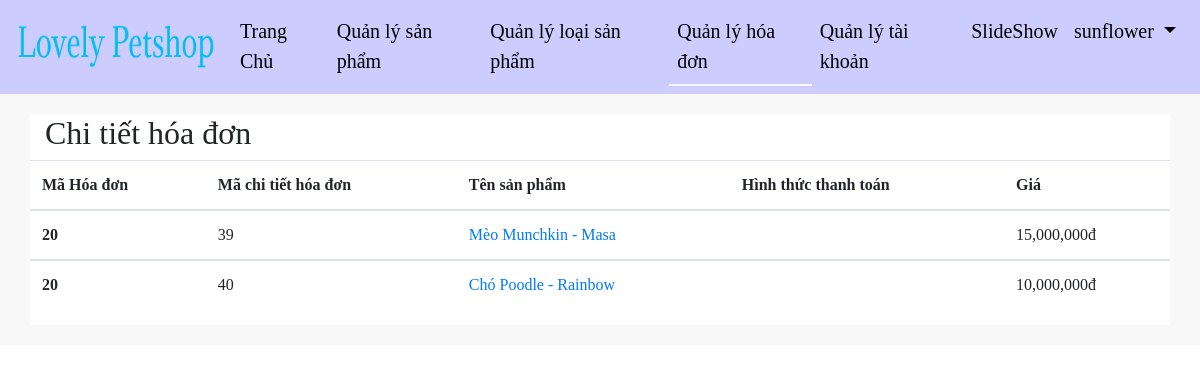
Screenshot of /application/LovePets/orderdetailBill.php?orderid=20 (signed in) with the database file from the repository.
### tables this page shows
CREATE TABLE `orderdetail` (
  `OrderDetailId` int(11) NOT NULL,
  `ProductId` int(11) NOT NULL,
  `OrderId` int(11) NOT NULL
);

CREATE TABLE `product` (
  `ProductId` int(11) NOT NULL,
  `ProductName` varchar(200) NOT NULL,
  `Price` decimal(12,2) NOT NULL,
  `Description` text NOT NULL,
  `RealName` varchar(200) NOT NULL,
  `DateUpdate` datetime DEFAULT current_timestamp(),
  `ImageProduct` varchar(200) NOT NULL,
  `SaleId` int(11) DEFAULT NULL,
  `CategoryId` int(11) NOT NULL,
  `StatusProduct` varchar(200) NOT NULL
);

### application/LovePets/orderdetailBill.php (the view, shortened to what this page needs)
<!DOCTYPE html>
<html>
    <head>
    </head>
    <body style="font-family: serif">
        <?php include 'menuAdmin.php'; ?>
        <div style="background-color:rgb(248,248,248);">
            <form method="post" style="padding-top:20px;padding-bottom: 20px ">
                <div class="container" style="background-color:white;">
                    <div class="row">
                        <div class="col-md-12">
                            <h2>Chi tiết hóa đơn</h2>
                        </div>
                    </div>
                    <div class="row">
                        <table class="table table-hover">
                            <thead>
                                <tr>
                                    <th scope="col">Mã Hóa đơn</th>
                                    <th scope="col">Mã chi tiết hóa đơn</th>
                                    <th scope="col">Tên sản phẩm</th>
                                    <th scope="col">Hình thức thanh toán</th>
                                    <th scope="col">Giá</th>
                                </tr>
                            </thead>
                            <?php
                            $orderid = $_GET['orderid'];
                            include 'connection.php';
                            $sql = "select * from orderdetail od , product p where od.ProductId = p.ProductId  and OrderId =$orderid";
                            $result = $conn->query($sql);
                            if ($result->num_rows > 0) {
                                while ($row = $result->fetch_array()) {
                                    $idc = $row['ProductId'];
                                      $sql = "select  od.OrderId,od.OrderDetailId,p.ProductName,o.PayForm,ImageProduct,Price,p.ProductId from orderproduct o, orderdetail od , product p where  od.ProductId = p.ProductId and o.OrderId = od.OrderId and p.ProductId=$idc and od.OrderId= $orderid";
                            $result1 = $conn->query($sql);
                            if ($result1->num_rows > 0) {
                                while ($row = $result1->fetch_array()) {
                                      $check = false;
                                    $id = $row['ProductId'];
                                    $namep = $row['ProductName'];
                                    $odp = $row['OrderId'];
                                    $odd = $row['OrderDetailId'];
                                    $Price = $row['Price'];
                                    $namep = $row['ProductName'];
                                }
                            }
                            else{
                                echo $conn->error;
                            }
                                    ?>
                                    <tbody>
                                        <tr>
                                            <th scope="row"><?php echo $odp; ?></th>
                                            <td>  <?php echo $odd; ?></td>
                                            <td><a href="displayOrderdetailProduct.php?id_product=<?php echo $id; ?>"><?php echo $namep; ?></a></td>
                                            <td><?php
                                                ?></td>
                                            <td><?php
                                                if ($check == false) {
                                                    echo number_format($Price) . "đ";
                                                } if ($check == true) {
                                                    ?>
                                        <strike><?php echo number_format($Price) . "đ"; ?> </strike>
                                        <?php
                                        echo number_format($dp) . "đ";
                                    }
                                    ?></td>
                                    </tr>
                                    </tbody>
                                    <?php
                                }
                            } else {
                                echo $conn->error;
                          }
                            ?>
                        </table>
                    </div>
                </div>
            </form>
        </div>
    </body>
</html>

### rows the page displays
orderdetail: OrderId "20", OrderDetailId "39", ProductId.ProductName "Mèo Munchkin - Masa", ProductId.Price "15,000,000"
orderdetail: OrderId "20", OrderDetailId "40", ProductId.ProductName "Chó Poodle - Rainbow", ProductId.Price "10,000,000"

### other values shown
$_SESSION['NameLogin'] "sunflower"
